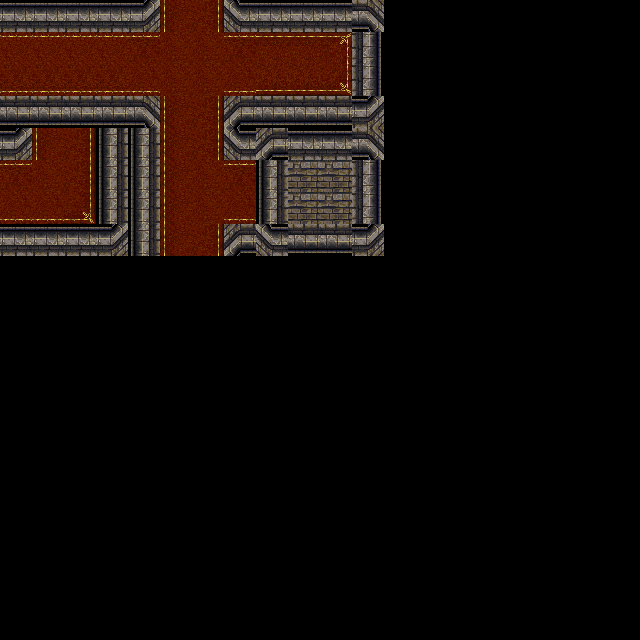

Below is a game level as drawn by its tile map, then a one-line description and the .tmx that defines it (tile-layer data replaced by summaries):
An orthogonal 20x20 tile map with 32x32 px tiles, 1 tile layer (Tile Layer 1).

<map version="1.0" orientation="orthogonal" renderorder="right-down" width="20" height="20" tilewidth="32" tileheight="32" nextobjectid="1">
 <tileset firstgid="1" name="stone_house_interior_fullyrotated" tilewidth="32" tileheight="32" tilecount="1024">
  <image source="stone_house_interior_fullyrotated.png" width="1024" height="1024" />
 </tileset>
 <layer name="Tile Layer 1" width="20" height="20">
  <data>[400 cells, 96 non-empty, 21 distinct tile ids]</data>
 </layer>
</map>